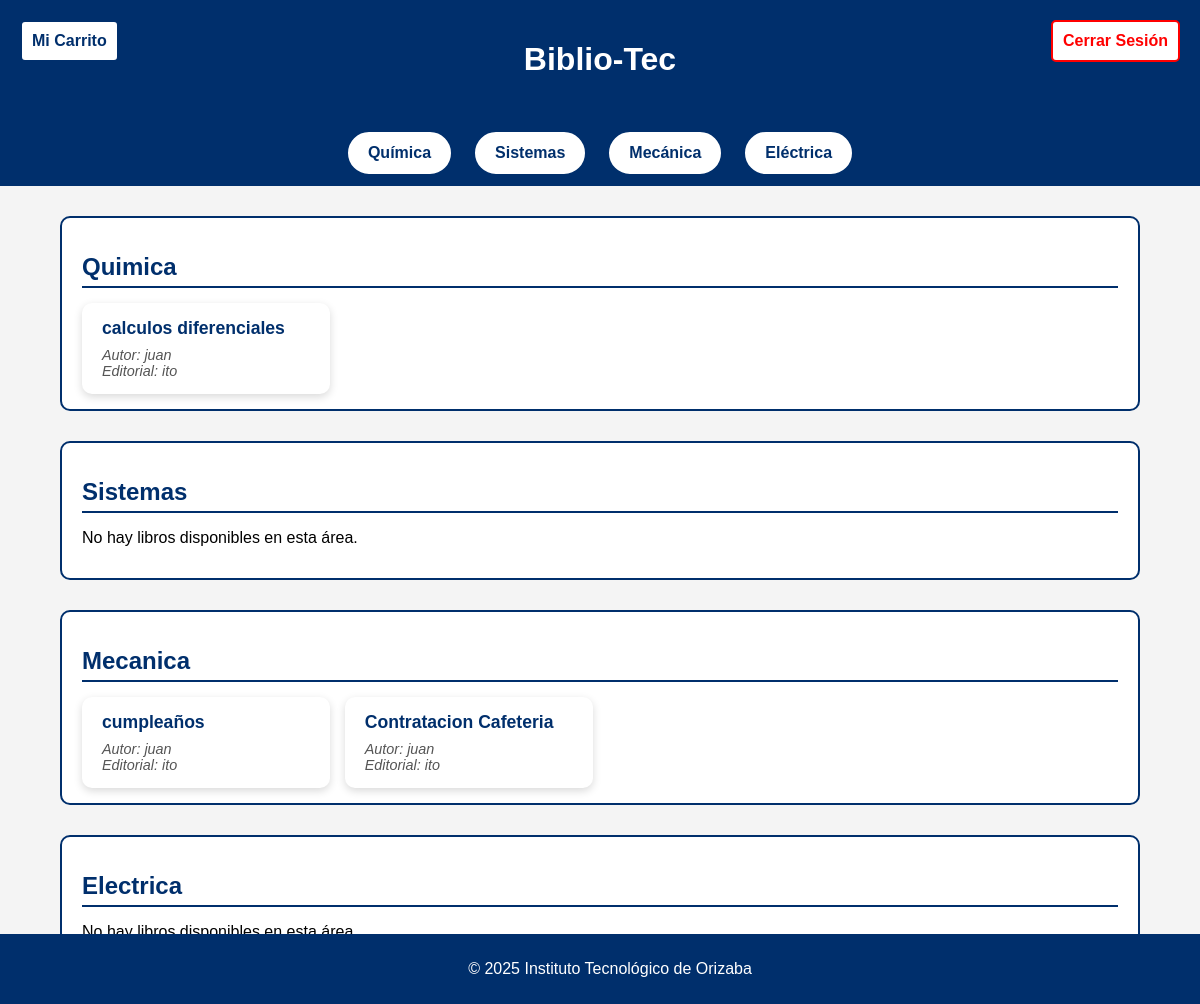
The app's page /menu/menu.php with its own data.
### tables this page shows
CREATE TABLE `libros` (
  `id` int(11) NOT NULL,
  `titulo` varchar(255) NOT NULL,
  `autor` varchar(100) DEFAULT NULL,
  `editorial` varchar(100) DEFAULT NULL,
  `area` enum('quimica','mecanica','sistemas','electrica') NOT NULL
);

### menu/menu.php (the view, shortened to what this page needs)
<?php
include '../api/conexion.php';
$sql = "SELECT area, titulo, autor, editorial FROM libros ORDER BY id DESC LIMIT 20";
$result = $conn->query($sql);
$libros_por_area = [
  'quimica' => [],
  'sistemas' => [],
  'mecanica' => [],
  'electrica' => []
];
if ($result->num_rows > 0) {
  while ($row = $result->fetch_assoc()) {
    $area = strtolower($row['area']);
    if (isset($libros_por_area[$area])) {
      $libros_por_area[$area][] = $row;
    }
  }
}
?>
<!DOCTYPE html>
<html lang="es">
<head>
</head>
<body>
<header>
  <h1>Biblio-Tec</h1>
</header>
<nav>
  <a href="../areas/quimica.php">Química</a>
  <a href="../areas/sistemas.php">Sistemas</a>
  <a href="../areas/mecanica.php">Mecánica</a>
  <a href="../areas/electrica.php">Eléctrica</a>
  <a href="../menu/carrito.php" class="cart-btn">Mi Carrito</a>
  <a href="../login/login.html" class="logout">Cerrar Sesión</a>
</nav>
<div class="main-content">
  <?php foreach ($libros_por_area as $area => $libros): ?>
  <section class="area-section">
    <h2><?= ucfirst($area) ?></h2>
    <?php if (count($libros) > 0): ?>
      <div class="books-grid">
      <?php foreach ($libros as $libro): ?>
        <div class="book-card">
          <div class="book-title"><?= htmlspecialchars($libro['titulo']) ?></div>
          <div class="book-details">Autor: <?= htmlspecialchars($libro['autor']) ?></div>
          <div class="book-details">Editorial: <?= htmlspecialchars($libro['editorial']) ?></div>
        </div>
      <?php endforeach; ?>
      </div>
    <?php else: ?>
      <p>No hay libros disponibles en esta área.</p>
    <?php endif; ?>
  </section>
  <?php endforeach; ?>
</div>
<footer>
  <p>&copy; 2025 Instituto Tecnológico de Orizaba</p>
</footer>
</body>
</html>

### menu/menu.php (style rules this page uses)
body { font-family: Arial, sans-serif; background-color: #f4f4f4; margin: 0; padding: 0; }
header { background-color: #002f6c; color: white; padding: 20px; text-align: center; position: relative; }
.logout { position: absolute; right: 20px; top: 20px; background: white; color: red; border: 2px solid red; padding: 10px; font-weight: bold; border-radius: 5px; text-decoration: none; }
.cart-btn { position: absolute; left: 20px; top: 20px; background: white; color: #002f6c; border: 2px solid #002f6c; padding: 10px; font-weight: bold; border-radius: 5px; text-decoration: none; }
nav { background-color: #002f6c; padding: 10px; display: flex; justify-content: center; gap: 20px; flex-wrap: wrap; }
nav a { background-color: white; color: #002f6c; padding: 12px 20px; border-radius: 25px; text-decoration: none; font-weight: bold; border: 2px solid #002f6c; transition: all 0.3s ease; }
.main-content { margin: 30px auto; width: 90%; }
.area-section { background-color: white; border: 2px solid #002f6c; border-radius: 10px; padding: 15px 20px; margin-bottom: 30px; }
.area-section h2 { color: #002f6c; margin-bottom: 15px; border-bottom: 2px solid #002f6c; padding-bottom: 5px; }
.books-grid { display: grid; grid-template-columns: repeat(auto-fill,minmax(220px,1fr)); gap: 15px; }
.book-card { background: #fff; border-radius: 10px; box-shadow: 0 3px 8px rgba(0,0,0,0.15); padding: 15px 20px; transition: transform 0.2s ease; cursor: default; }
.book-title { font-weight: bold; font-size: 1.1em; color: #002f6c; margin-bottom: 8px; }
.book-details { color: #555; font-style: italic; font-size: 0.9em; }
footer { background-color: #002f6c; color: white; text-align: center; padding: 10px; position: fixed; width: 100%; bottom: 0; }

### records on screen
libros: area "Quimica", titulo "calculos diferenciales", autor "juan", editorial "ito"
libros: titulo "cumpleaños", autor "juan", editorial "ito"
libros: titulo "Contratacion Cafeteria", autor "juan", editorial "ito"

### other values on screen
$area "Sistemas"
$area "Mecanica"
$area "Electrica"
